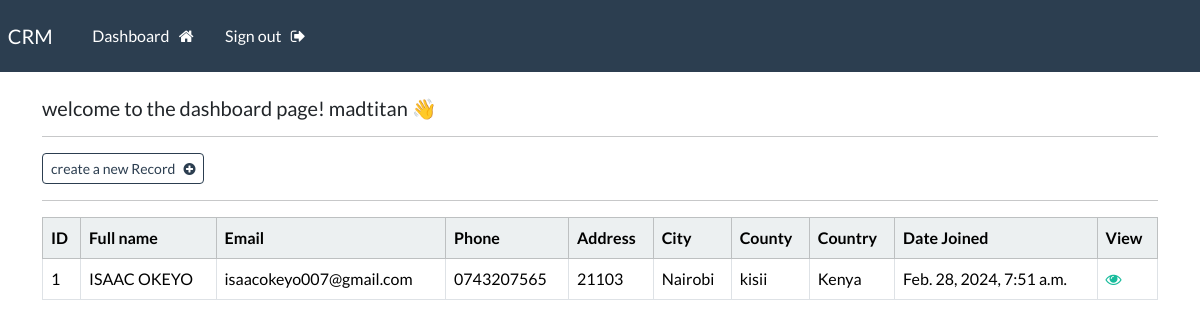
Before: /dashboard (signed in) with the older database file.
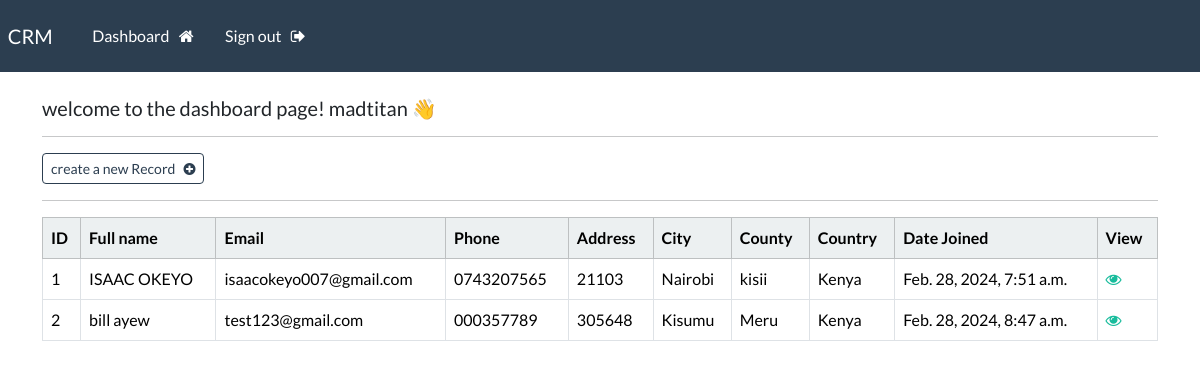
After: the same page with the newer database file.
### crudapp/models.py (models this page shows, shortened)
class Records(models.Model):
    creation_date = models.DateTimeField(auto_now_add=True)
    first_name = models.CharField(max_length=100)
    last_name = models.CharField(max_length=100)
    email = models.CharField(max_length =255)
    phone = models.CharField(max_length=20)
    address = models.CharField(max_length=300)
    city = models.CharField(max_length=150)
    county= models.CharField(max_length= 100)
    country = models.CharField(max_length=100)

### crudapp/views.py (the view)
# urls.py: path('dashboard', views.dashboard,name='dashboard'),
@login_required(login_url='login')
def dashboard(request):
    my_records = Records.objects.all()
    context = {'records': my_records}
    return render(request, 'crudapp/dashboard.html', context=context)

### crudapp/templates/crudapp/dashboard.html
{% extends 'crudapp/base.html'%}
{% block content %}
<h5>welcome to the dashboard page! {{user}} 👋</h5>
<hr>
<a class="btn btn-outline-primary btn-sm" href="{% url 'create-record' %}">
    create a new Record &nbsp; <i class="fa fa-plus-circle" aria-hidden="true"></i>
</a>
<hr>
<table class="table table-hover table-bordered">
    <thead class="table-light">
        <tr>
            <th scope="col"> ID </th>
            <th scope="col"> Full name </th>
            <th scope="col"> Email </th>
            <th scope="col"> Phone </th>
            <th scope="col"> Address </th>
            <th scope="col"> City </th>
            <th scope="col"> County </th>
            <th scope="col"> Country </th>
            <th scope="col"> Date Joined </th>
            <th scope="col"> View </th>
        </tr>
    </thead>
    <tbody>
    {% if records %}
         {%  for record in records %}
        <tr>
            <td>{{record.id}}</td>
            <td>{{record.first_name}}  {{record.last_name}}</td>
            <td>{{record.email}}</td>
            <td>{{record.phone}}</td>
            <td>{{record.address}}</td>
            <td>{{record.city}}</td>
            <td>{{record.county}}</td>
            <td>{{record.country}}</td>
            <td>{{record.creation_date}}</td>
            <td><a href="{% url 'record' record.id %}"><i class="fa fa-eye" aria-hidden="true"></i></a></td>
        </tr>
        {% endfor %}
    {% endif %}
    </tbody>
</table>
{% endblock %}

Changed rows visible on the page:
added Records: id "2", first_name "bill", last_name "ayew", email "test123@gmail.com", phone "000357789", address "305648", city "Kisumu", county "Meru", country "Kenya", creation_date "Feb. 28, 2024, 8:47 a.m."
